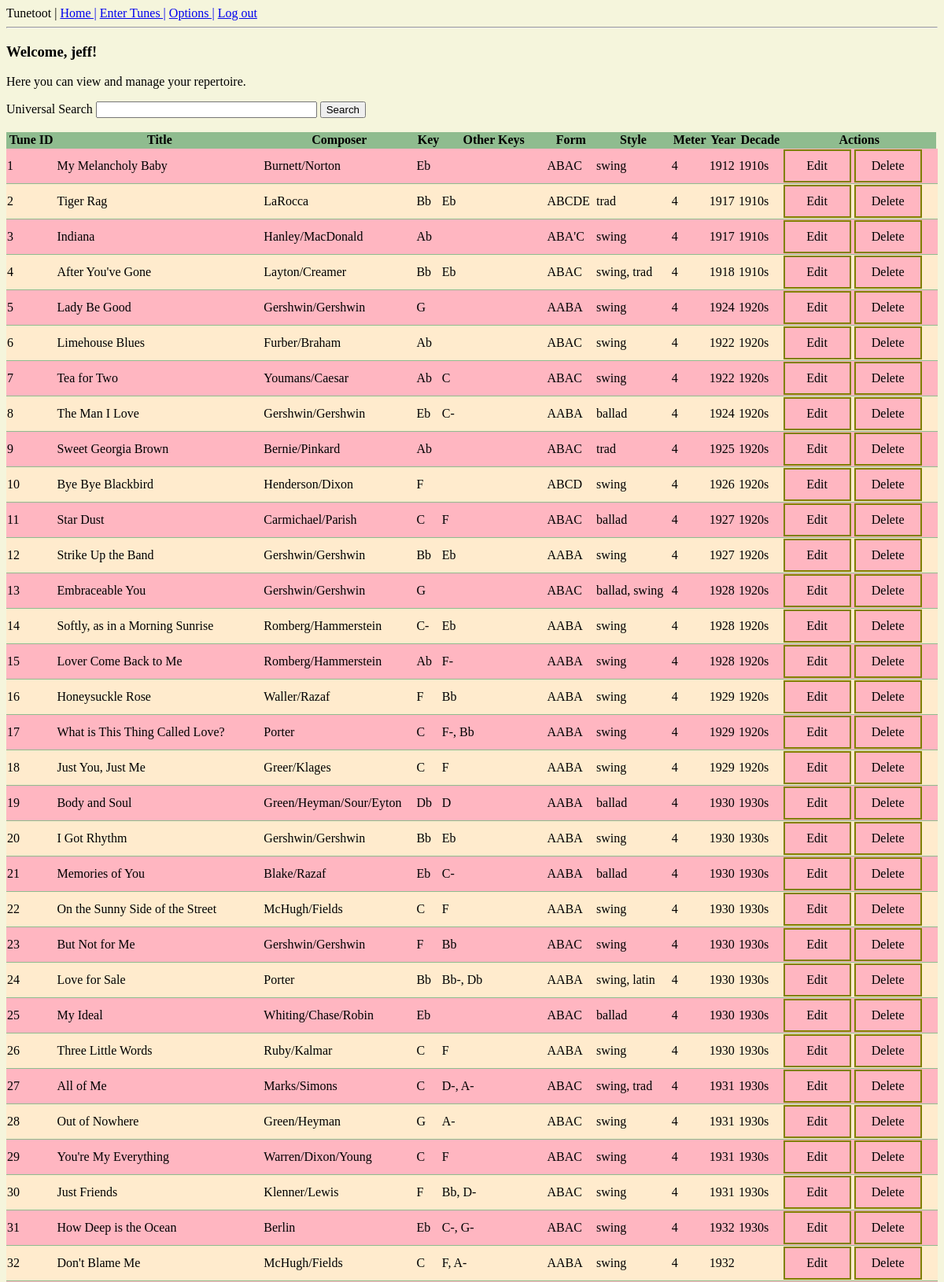
Page /index (signed in, upper part) on the committed database.
### app/models.py (models this page shows, shortened)
class User(UserMixin, db.Model):
    __tablename__ = "users"
    id = db.Column(db.Integer, primary_key=True)
    username = db.Column(db.String(64), index=True, unique=True)
    email = db.Column(db.String(120), index=True, unique=True)
    password_hash = db.Column(db.String(128))
    tunes = db.relationship("Tune", secondary=repertoire, back_populates="users")

class Tune(db.Model):
    __tablename__ = "tunes"
    id = db.Column(db.Integer, primary_key=True)
    title = db.Column(db.String(120), unique=True, nullable=False)
    composer = db.Column(db.String(64))
    key = db.Column(db.String(3))
    other_key = db.Column(db.String(12))
    song_form = db.Column(db.String(20))
    style = db.Column(db.String(20))
    meter = db.Column(db.SmallInteger)
    year = db.Column(db.SmallInteger)
    decade = db.Column(db.String(5))
    users = db.relationship("User", secondary=repertoire, back_populates="tunes")

### app/routes.py (the view, shortened to what this page needs)
@app.route('/')
@app.route('/index', methods=['GET', 'POST'])
def index():
    tunes = Tune.query.all()
    form = SearchForm()
    return render_template("index.html", tunes=tunes, form=form)

### app/forms.py
class SearchForm(FlaskForm):
    search_term = StringField('Universal Search')
    submit = SubmitField('Search')

### app/models.py (called while the page is built)
@login.user_loader
def load_user(id):
    return User.query.get(int(id))

### app/templates/index.html (shortened to what this page needs)
{% extends 'base.html' %}
{% block content %}
{% if current_user.is_anonymous %}
<h3>Welcome!</h3>
<p>
 Tunetoot is a jazz repertoire management app.
</p>
<p>
    <a href="{{ url_for('login') }}">Log in</a>
    or
    <a href="{{ url_for('register') }}">register </a>
    to get started.
</p>
{% else %}
<h3>Welcome, {{ current_user.username }}!</h3>
<p>Here you can view and manage your repertoire.</p>
<form action="" method="post">
    <div>
        {{ form.search_term.label }}
        {{ form.search_term(size=32) }}
        {{ form.submit() }}
    </div>
    <br>
</form>
<table style = width:100%;>
    <tr>
        <th>Tune ID</th>
        <th>Title</th>
        <th>Composer</th>
        <th>Key</th>
        <th>Other Keys</th>
        <th>Form</th>
        <th>Style</th>
        <th>Meter</th>
        <th>Year</th>
        <th>Decade</th>
        <th>Actions</th>
    </tr>
    {% for tune in tunes %}
    <tr>
        <td>{{ tune.id }}</td>
        <td>{{ tune.title }}</td>
        <td>{{ tune.composer }}</td>
        <td>{{ tune.key }}</td>
        <td>{{ tune.other_key }}</td>
        <td>{{ tune.song_form }}</td>
        <td>{{ tune.style }}</td>
        <td>{{ tune.meter }}</td>
        <td>{{ tune.year }}</td>
        <td>{{ tune.decade }}</td>
        <td>
            <a class="editbutton" href="{{ url_for('edit_tune', tune_id=tune.id) }}">Edit</a>
            <a class="deletebutton" href="{{ url_for('delete_tune', tune_id=tune.id) }}">Delete</a>
        </td>
        <td></td>
    </tr>
    {% endfor %}
</table>
{% endif %}
{% endblock %}

### app/templates/base.html (shortened to what this page needs)
<!DOCTYPE html>
<html lang="en">
<head>
    <link rel="stylesheet" href="../static/main.css">
</head>
<body>
    {% include 'nav.html' %}
    {% block content %}{% endblock %}
</body>
</html>

### app/templates/nav.html
<html>
<body>
  <div>
    Tunetoot |
    <a href="{{ url_for('index') }}">Home |</a>
    {% if current_user.is_anonymous %}
    <a href="{{ url_for('login') }}">Log in |</a>
    <a href="{{ url_for('register') }}">Register |</a>
    {% else %}
    <a href="{{ url_for('tune_entry') }}">Enter Tunes |</a>
    <a href="{{ url_for('options') }}">Options |</a>
    <a href="{{ url_for('logout') }}">Log out</a>
    {% endif %}
  </div>
  <hr>
</body>
</html>

### app/static/main.css (style rules this page uses)
html { background-color: beige; }
table, th, td { border-bottom: 1px solid darkseagreen; border-collapse: collapse; }
tr:nth-child(even) { background-color: lightpink; }
tr:nth-child(odd) { background-color: blanchedalmond; }
tr:nth-child(1) { color:black; background-color: darkseagreen; }
.editbutton:link, .editbutton:visited { background-color: lightpink; color: black; border: 2px solid olive; padding: 10px 20px; text-align: center; text-decoration: none; display: inline-block; width: 42px; }
.deletebutton:link, .deletebutton:visited { background-color: lightpink; color: black; border: 2px solid olive; padding: 10px 20px; text-align: center; text-decoration: none; display: inline-block; width: 42px; }

### rows in the picture
User: username "jeff"
Tune: id "1", title "My Melancholy Baby", composer "Burnett/Norton", key "Eb", song_form "ABAC", style "swing", meter "4", year "1912", decade "1910s"
Tune: id "2", title "Tiger Rag", composer "LaRocca", key "Bb", other_key "Eb", song_form "ABCDE", style "trad", meter "4", year "1917", decade "1910s"
Tune: id "3", title "Indiana", composer "Hanley/MacDonald", key "Ab", song_form "ABA'C", style "swing", meter "4", year "1917", decade "1910s"
Tune: id "4", title "After You've Gone", composer "Layton/Creamer", key "Bb", other_key "Eb", song_form "ABAC", style "swing, trad", meter "4", year "1918", decade "1910s"
Tune: id "5", title "Lady Be Good", composer "Gershwin/Gershwin", key "G", song_form "AABA", style "swing", meter "4", year "1924", decade "1920s"
Tune: id "6", title "Limehouse Blues", composer "Furber/Braham", key "Ab", song_form "ABAC", style "swing", meter "4", year "1922", decade "1920s"
Tune: id "7", title "Tea for Two", composer "Youmans/Caesar", key "Ab", other_key "C", song_form "ABAC", style "swing", meter "4", year "1922", decade "1920s"
Tune: id "8", title "The Man I Love", composer "Gershwin/Gershwin", key "Eb", other_key "C-", song_form "AABA", style "ballad", meter "4", year "1924", decade "1920s"
Tune: id "9", title "Sweet Georgia Brown", composer "Bernie/Pinkard", key "Ab", song_form "ABAC", style "trad", meter "4", year "1925", decade "1920s"
Tune: id "10", title "Bye Bye Blackbird", composer "Henderson/Dixon", key "F", song_form "ABCD", style "swing", meter "4", year "1926", decade "1920s"
Tune: id "11", title "Star Dust", composer "Carmichael/Parish", key "C", other_key "F", song_form "ABAC", style "ballad", meter "4", year "1927", decade "1920s"
Tune: id "12", title "Strike Up the Band", composer "Gershwin/Gershwin", key "Bb", other_key "Eb", song_form "AABA", style "swing", meter "4", year "1927", decade "1920s"
Tune: id "13", title "Embraceable You", composer "Gershwin/Gershwin", key "G", song_form "ABAC", style "ballad, swing", meter "4", year "1928", decade "1920s"
Tune: id "14", title "Softly, as in a Morning Sunrise", composer "Romberg/Hammerstein", key "C-", other_key "Eb", song_form "AABA", style "swing", meter "4", year "1928", decade "1920s"
Tune: id "15", title "Lover Come Back to Me", composer "Romberg/Hammerstein", key "Ab", other_key "F-", song_form "AABA", style "swing", meter "4", year "1928", decade "1920s"
Tune: id "16", title "Honeysuckle Rose", composer "Waller/Razaf", key "F", other_key "Bb", song_form "AABA", style "swing", meter "4", year "1929", decade "1920s"
Tune: id "17", title "What is This Thing Called Love?", composer "Porter", key "C", other_key "F-, Bb", song_form "AABA", style "swing", meter "4", year "1929", decade "1920s"
Tune: id "18", title "Just You, Just Me", composer "Greer/Klages", key "C", other_key "F", song_form "AABA", style "swing", meter "4", year "1929", decade "1920s"
Tune: id "19", title "Body and Soul", composer "Green/Heyman/Sour/Eyton", key "Db", other_key "D", song_form "AABA", style "ballad", meter "4", year "1930", decade "1930s"
Tune: id "20", title "I Got Rhythm", composer "Gershwin/Gershwin", key "Bb", other_key "Eb", song_form "AABA", style "swing", meter "4", year "1930", decade "1930s"
Tune: id "21", title "Memories of You", composer "Blake/Razaf", key "Eb", other_key "C-", song_form "AABA", style "ballad", meter "4", year "1930", decade "1930s"
Tune: id "22", title "On the Sunny Side of the Street", composer "McHugh/Fields", key "C", other_key "F", song_form "AABA", style "swing", meter "4", year "1930", decade "1930s"
Tune: id "23", title "But Not for Me", composer "Gershwin/Gershwin", key "F", other_key "Bb", song_form "ABAC", style "swing", meter "4", year "1930", decade "1930s"
Tune: id "24", title "Love for Sale", composer "Porter", key "Bb", other_key "Bb-, Db", song_form "AABA", style "swing, latin", meter "4", year "1930", decade "1930s"
Tune: id "25", title "My Ideal", composer "Whiting/Chase/Robin", key "Eb", song_form "ABAC", style "ballad", meter "4", year "1930", decade "1930s"
Tune: id "26", title "Three Little Words", composer "Ruby/Kalmar", key "C", other_key "F", song_form "AABA", style "swing", meter "4", year "1930", decade "1930s"
Tune: id "27", title "All of Me", composer "Marks/Simons", key "C", other_key "D-, A-", song_form "ABAC", style "swing, trad", meter "4", year "1931", decade "1930s"
Tune: id "28", title "Out of Nowhere", composer "Green/Heyman", key "G", other_key "A-", song_form "ABAC", style "swing", meter "4", year "1931", decade "1930s"
Tune: id "29", title "You're My Everything", composer "Warren/Dixon/Young", key "C", other_key "F", song_form "ABAC", style "swing", meter "4", year "1931", decade "1930s"
Tune: id "30", title "Just Friends", composer "Klenner/Lewis", key "F", other_key "Bb, D-", song_form "ABAC", style "swing", meter "4", year "1931", decade "1930s"
Tune: id "31", title "How Deep is the Ocean", composer "Berlin", key "Eb", other_key "C-, G-", song_form "ABAC", style "swing", meter "4", year "1932", decade "1930s"
Tune: id "32", title "Don't Blame Me", composer "McHugh/Fields", key "C", other_key "F, A-", song_form "AABA", style "swing", meter "4", year "1932"
